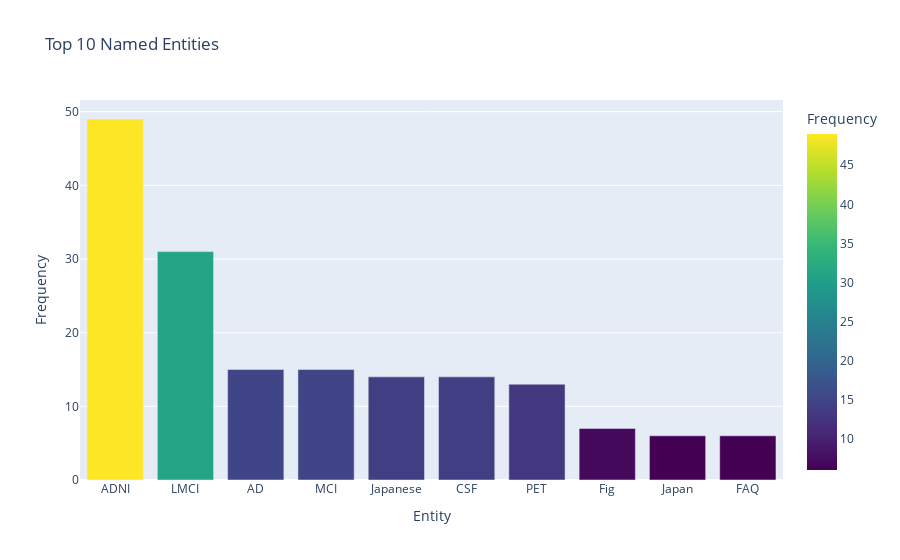

Source (notebook cell):
### Code cell
def plot_named_entities(entity_counts, top_n=10):
    # Prepare the data for Plotly bar chart
    entities = [entity for entity, _ in entity_counts.most_common(top_n)]
    counts = [count for _, count in entity_counts.most_common(top_n)]
    
    # Create a DataFrame for better handling with Plotly
    data = pd.DataFrame({"Entity": entities, "Count": counts})
    
    # Create a bar chart using Plotly
    fig = px.bar(data, x="Entity", y="Count", title="Top 10 Named Entities",
                 labels={"Entity": "Entity", "Count": "Frequency"}, color="Count", color_continuous_scale="Viridis")
    
    # Show the plot
    fig.show()

# Run the NER function
entity_counts = named_entity_recognition(paper_id, json_path="datasets")

# Plot the named entities
plot_named_entities(entity_counts)

### Figure 1 — Plotly figure (JSON) as saved in the notebook; plotly's stock layout.template omitted (floating-point values rounded to 4 significant figures)
{"data": [{"alignmentgroup": "True", "hovertemplate": "Entity=%{x}<br>Frequency=%{marker.color}<extra></extra>", "legendgroup": "", "marker": {"color": [49, 31, 15, 15, 14, 14, 13, 7, 6, 6], "coloraxis": "coloraxis", "pattern": {"shape": ""}}, "name": "", "offsetgroup": "", "orientation": "v", "showlegend": false, "textposition": "auto", "type": "bar", "x": ["ADNI", "LMCI", "AD", "MCI", "Japanese", "CSF", "PET", "Fig", "Japan", "FAQ"], "xaxis": "x", "y": [49, 31, 15, 15, 14, 14, 13, 7, 6, 6], "yaxis": "y"}], "layout": {"barmode": "relative", "coloraxis": {"colorbar": {"title": {"text": "Frequency"}}, "colorscale": [[0, "#440154"], [0.1111, "#482878"], [0.2222, "#3e4989"], [0.3333, "#31688e"], [0.4444, "#26828e"], [0.5556, "#1f9e89"], [0.6667, "#35b779"], [0.7778, "#6ece58"], [0.8889, "#b5de2b"], [1, "#fde725"]]}, "legend": {"tracegroupgap": 0}, "title": {"text": "Top 10 Named Entities"}, "xaxis": {"anchor": "y", "domain": [0, 1], "title": {"text": "Entity"}}, "yaxis": {"anchor": "x", "domain": [0, 1], "title": {"text": "Frequency"}}}}
